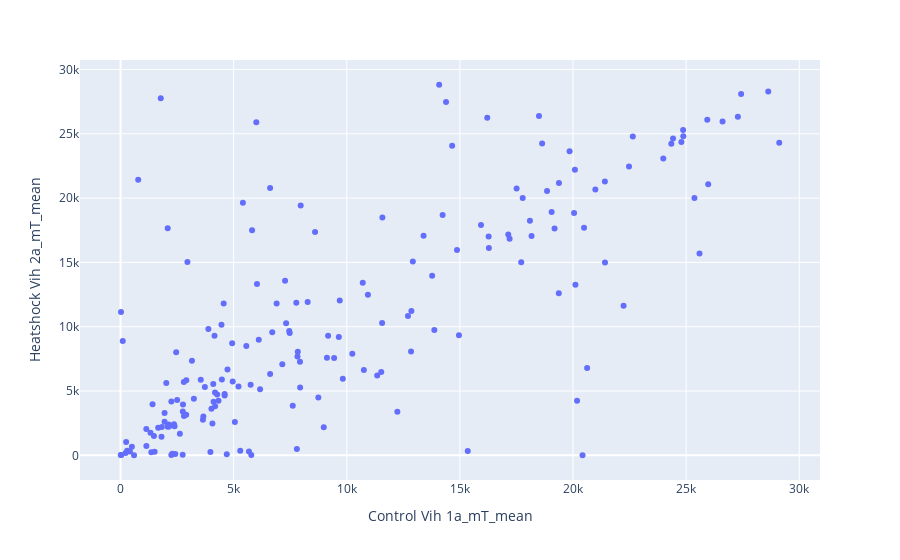

Source (notebook cell):
### Code cell
fig = px.scatter(HS30_full_df, x= 'Control Vih 1a_mT_mean', y='Heatshock Vih 2a_mT_mean', 
                hover_data=['Control Vih 1a_pos_cov', 'gene', 'strand',
                            'Control Vih 1b_pos_cov','Heatshock Vih 2a_pos_cov', 
                            'Heatshock Vih 2b_pos_cov', 'Control Vih 1b_mT_mean', 
                           'Heatshock Vih 2b_mT_mean'])
fig.show()

### Figure 1 — Plotly figure (JSON) as saved in the notebook; plotly's stock layout.template omitted (floating-point values rounded to 4 significant figures; data arrays with more than 128 entries replaced by an {"elided": "..."} marker saying what was removed)
{"data": [{"customdata": {"elided": "183x8 mixed values"}, "hovertemplate": "Control Vih 1a_mT_mean=%{x}<br>Heatshock Vih 2a_mT_mean=%{y}<br>Control Vih 1a_pos_cov=%{customdata[0]}<br>gene=%{customdata[1]}<br>strand=%{customdata[2]}<br>Control Vih 1b_pos_cov=%{customdata[3]}<br>Heatshock Vih 2a_pos_cov=%{customdata[4]}<br>Heatshock Vih 2b_pos_cov=%{customdata[5]}<br>Control Vih 1b_mT_mean=%{customdata[6]}<br>Heatshock Vih 2b_mT_mean=%{customdata[7]}<extra></extra>", "legendgroup": "", "marker": {"color": "#636efa", "symbol": "circle"}, "mode": "markers", "name": "", "orientation": "v", "showlegend": false, "type": "scatter", "x": {"elided": "183 float values"}, "xaxis": "x", "y": {"elided": "183 float values"}, "yaxis": "y"}], "layout": {"legend": {"tracegroupgap": 0}, "margin": {"t": 60}, "xaxis": {"anchor": "y", "domain": [0, 1], "title": {"text": "Control Vih 1a_mT_mean"}}, "yaxis": {"anchor": "x", "domain": [0, 1], "title": {"text": "Heatshock Vih 2a_mT_mean"}}}}
